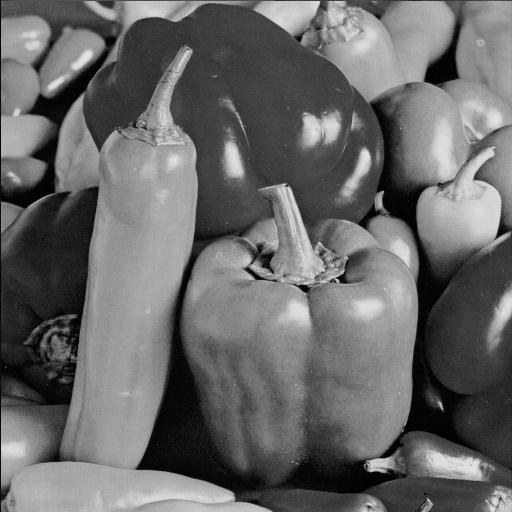
%> input picture Assignment2/peppers.tif, 512 x 512 px
$ octave codec.m   (GNU Octave 9; MATLAB toolbox functions it lacks are replaced by stand-ins)
%> lines starting %> are read from the running program, lines starting %| are printed output that depends on the picture
### Assignment2/ZigzagMtx2Vector.m
function out=ZigzagMtx2Vector(in)

% out=ZigzagMtx2Vector(in)
% convert zigzag order matrix to a vector
% e.g.
%      1 2 6
%      3 5 7
%      4 8 9
%  ==>
%      1 2 3 4 5 6 7 8 9
%
% Author : Guan-Ming Su
% Date : 10/08/00

Dmtx=size(in,1);
out=zeros(1,Dmtx*Dmtx);
TurnFlg=0;   % 0 for down trun, 1 for up trun
index=2;
out(1)=in(1,1);

for w=3:Dmtx+1
  switch TurnFlg
    case 0,
      for i=1:w-1
        j=w-i;
        out(index)=in(i,j);
        index=index+1;
      end
      TurnFlg=1;
    case 1,
      for i=w-1:-1:1
        j=w-i;
        out(index)=in(i,j);
        index=index+1;
      end
      TurnFlg=0;
   end
end

if mod(Dmtx,2)==0
   TurnFlg=1;
else
   TurnFlg=0;
end

for w=Dmtx+2:2*Dmtx
  switch TurnFlg
    case 0,
      for i=w-Dmtx:Dmtx
        j=w-i;
        out(index)=in(i,j);
        index=index+1;
      end
      TurnFlg=1;
    case 1,
      for i=Dmtx:-1:w-Dmtx
        j=w-i;
        out(index)=in(i,j);
        index=index+1;
      end
      TurnFlg=0;
   end
end

### Assignment2/JPEG_entropy_encode.m
function [Len]=JPEG_entropy_encode(rowN,colN,dct_block_size,Q,ZZDCTQIm,encoder_path,DisplayProcess_Flag)

% function [Len]=JPEG_entropy_encode(rowN,colN,dct_block_size,Q,ZZDCTQIm,encoder_path,DisplayProcess_Flag)
% JPEG Entropy Encoder
% Input:
%      rowN: 1x1 : number of row
%      colN: 1x1 : number of column
%      dct_block_size: 1x1: the dimension of DCT
%      Q: dct_block_sizexdct_block_size : quantization table
%      ZZDCTQIm: (rowN*colN/dct_block_size^2)x(dct_block_size^2) : the zigzagged image matrix which is already DCT/Q.
%      encoder_path: string: the absolute path which put this .m and jpeg_entropy_encode.exe
%                   ## remember to set "current directory window" under Matlab to this path, thus this .exe file can run
%      DisplayProcess_Flag: 1x1: flag for displaying the zero run pair and huffman table (in JPEG_entropy_encode.html)
% Output:
%      Len: 1x1 compressed file length
%
% Author: Guan-Ming Su
% Date: 8/1/02

% initial checking for input arguments
rowblkN=rowN/dct_block_size;
colblkN=colN/dct_block_size;
if (rowblkN~=round(rowN/dct_block_size)) | (colblkN~=round(colN/dct_block_size))
    error('number of row/column must be multiple of dct_block_size');
end
[d1,d2]=size(Q);
if (d1~=dct_block_size) | (d2~=dct_block_size)
    error('Dimention of Quantization Talbe should be dct_block_size x dct_block_size ');
end
[d1,d2]=size(ZZDCTQIm);
if (d1~=rowblkN*colblkN) |(d2~=dct_block_size*dct_block_size)
    error('Dimension of ZZDCTQIm should be (rowN*colN/dct_block_size^2)x(dct_block_size^2)');
end
if isempty(DisplayProcess_Flag); DisplayProcess_Flag=0; end;

% open file
[fid_out,message]=fopen(strcat(encoder_path,'JPEG_DCTQ_ZZ.txt'),'w');
% write comment
fprintf(fid_out,'%s\n','# For parsing zigzag YCbCr file used by jpeg_entropy_encode.cpp.  Author: Guan-Ming Su Date:8/1/02');
% write information for encoding
fprintf(fid_out,'%s\n','JPEG_Filename: JPEG.jpg');
fprintf(fid_out,'%s','DisplayProcess: ');   fprintf(fid_out,'%s\n',num2str(DisplayProcess_Flag));
fprintf(fid_out,'%s','rowN: ');             fprintf(fid_out,'%s\n',num2str(rowN));
fprintf(fid_out,'%s','colN: ');             fprintf(fid_out,'%s\n',num2str(colN));
fprintf(fid_out,'%s','dct_block_size: ');   fprintf(fid_out,'%s\n',num2str(dct_block_size));
% write DQT: Define Quantization Table
fprintf(fid_out,'%s\n','DQT:');
for i=1:1:dct_block_size
   for j=1:1:dct_block_size
      fprintf(fid_out,'%s ',num2str(Q(i,j)));
   end
     fprintf(fid_out,'\n');
end
% write zigzag data
fprintf(fid_out,'%s\n','Y:');
for i=1:1:rowblkN*colblkN
   for j=1:1:dct_block_size*dct_block_size
      fprintf(fid_out,'%s ',num2str(ZZDCTQIm(i,j)));
   end
     fprintf(fid_out,'\n');
end
status=fclose(fid_out);

% execute the jpeg entropy program
!jpeg_entropy_encode

[fid,message]=fopen(strcat(encoder_path,'JPEG.jpg'),'r');
status = fseek(fid,0,'eof');
Len=ftell(fid);
fclose(fid);

### Assignment2/codec.m
Qmat = [16 11 10 16 24 40 51 61;
    12 12 14 19 26 58 60 55;
    14 13 16 24 40 57 69 56;
    14 17 22 29 51 87 80 62;
    18 22 37 56 68 109 103 77;
    24 35 55 64 81 104 113 92;
    49 64 78 87 103 121 120 101;
    72 92 95 98 112 100 103 99];

% read the input image

image = "peppers.tif";
I = imread(image);
%> I is the input picture: size 512x512 uint8; min 0, max 230, mean 104.2

%convert to double type
I = im2double(I);
%> I: size 512x512 double

%compute the dct on 8x8 blocks
dctt = @(blkstruct) dct(blkstruct.data);
D = blockproc(I, [8 8], dctt);
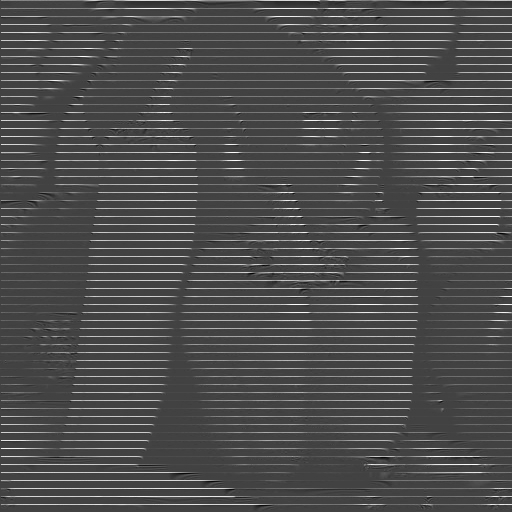
%> D: size 512x512 double; min -0.865, max 2.47, mean 0.143; drawn with min black and max white


%quantize the dct coefficients using the above table
quant = @(blkstruct) ((blkstruct.data) ./ Qmat);
Q = blockproc(D, [8 8], quant);
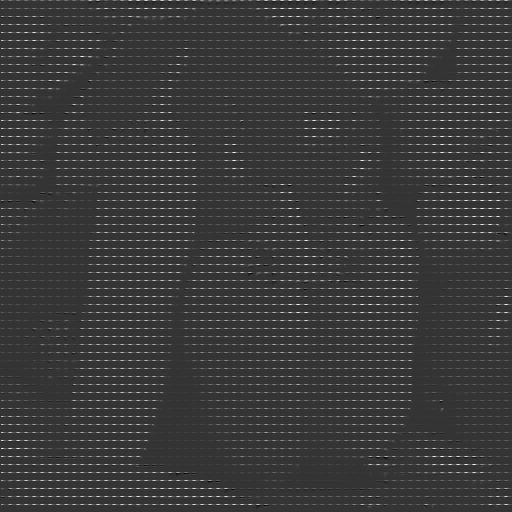
%> Q: size 512x512 double; min -0.0642, max 0.247, mean 0.00753; drawn with min black and max white
Q = ceil(Q);
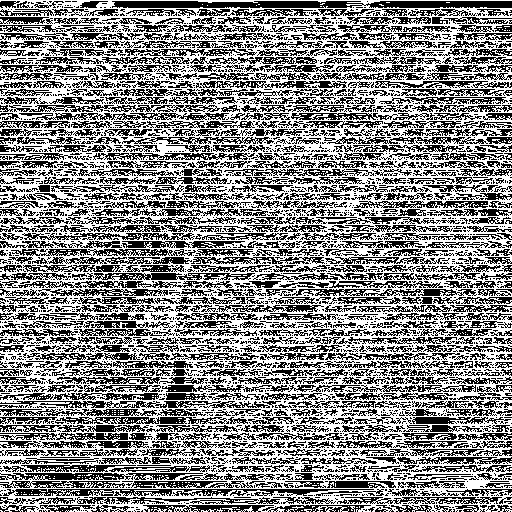
%> Q: size 512x512 double; values 0 (black) and 1 (white), 53% white; black in thin lines or dots

%convert matrix to vector

ZigZag = @(blkstruct) ZigzagMtx2Vector(blkstruct.data);
Z = blockproc(Q, [8 8], ZigZag);
[rowN, colN] = size(Z);
%> rowN = 64; colN = 4096
Z = Z';

%entropy encoding
enfile = JPEG_entropy_encode(rowN, colN, 8, Qmat, Z, '', 0);
%> (the run ends here)
